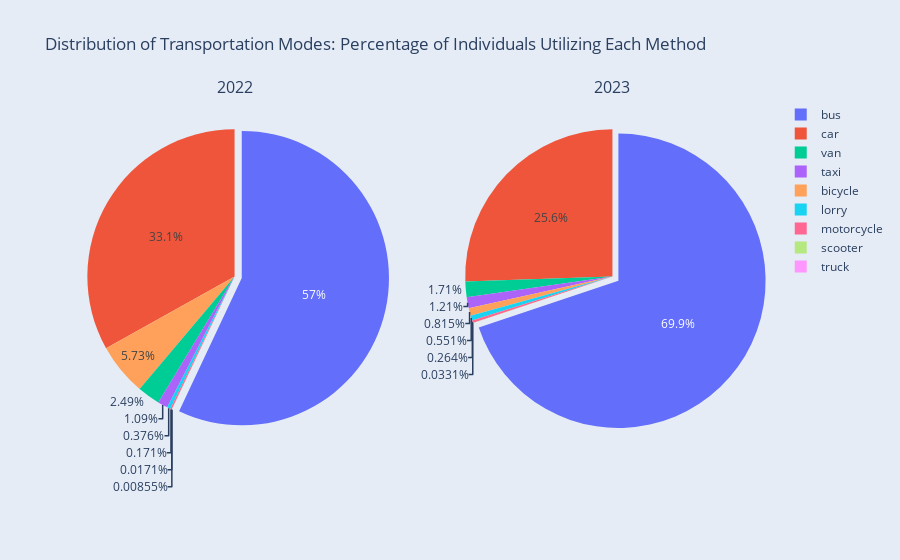

Here is the notebook cell this chart was saved with:
### Code cell
# create pie chart for 2022 data
fig2 = go.Figure(data=[go.Pie(labels=sum_of_occupancies_2022['type'],
                              values=sum_of_occupancies_2022['occupancy'],
                              pull=[0.05 if t == 'bus' else 0 for t in sum_of_occupancies_2022['type']])])


# create pie chart for 2023 data
fig1 = go.Figure(data=[go.Pie(labels=sum_of_occupancies_2023['type'],
                              values=sum_of_occupancies_2023['occupancy'],
                              pull=[0.05 if t == 'bus' else 0 for t in sum_of_occupancies_2023['type']])])

# Create subplots
fig = make_subplots(rows=1, cols=2, subplot_titles=['2022', '2023'], specs=[[{'type': 'pie'}, {'type': 'pie'}]])

# Add pie charts to subplots
fig.add_trace(fig1.data[0], row=1, col=2)
fig.add_trace(fig2.data[0], row=1, col=1)

# Update layout for the main figure
fig.update_layout(title_text='Distribution of Transportation Modes: Percentage of Individuals Utilizing Each Method',
                  showlegend=True,
                  paper_bgcolor='#E5ECF6')

# save fig as pdf (the titles were edited on canva to fit the page)
fig.write_image("figures\ bus_usage.pdf")

fig.show()

### Figure 1 — Plotly figure (JSON) as saved in the notebook; plotly's stock layout.template omitted (floating-point values rounded to 4 significant figures)
{"data": [{"domain": {"x": [0.55, 1], "y": [0, 1]}, "labels": ["bicycle", "bus", "car", "lorry", "motorcycle", "scooter", "taxi", "van"], "pull": [0, 0.05, 0, 0, 0, 0, 0, 0], "type": "pie", "values": [74, 6341, 2319, 50, 24, 3, 110, 155]}, {"domain": {"x": [0, 0.45], "y": [0, 1]}, "labels": ["bicycle", "bus", "car", "lorry", "motorcycle", "scooter", "taxi", "truck", "van"], "pull": [0, 0.05, 0, 0, 0, 0, 0, 0, 0], "type": "pie", "values": [670, 6665, 3872, 44, 20, 2, 128, 1, 291]}], "layout": {"annotations": [{"font": {"size": 16}, "showarrow": false, "text": "2022", "x": 0.225, "xanchor": "center", "xref": "paper", "y": 1, "yanchor": "bottom", "yref": "paper"}, {"font": {"size": 16}, "showarrow": false, "text": "2023", "x": 0.775, "xanchor": "center", "xref": "paper", "y": 1, "yanchor": "bottom", "yref": "paper"}], "paper_bgcolor": "#E5ECF6", "showlegend": true, "title": {"text": "Distribution of Transportation Modes: Percentage of Individuals Utilizing Each Method"}}}
